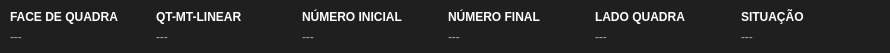
   <widget class="QWidget" name="widgetLocalizacaoImovel_4" native="true">
    <property name="geometry">
     <rect>
      <x>0</x>
      <y>370</y>
      <width>890</width>
      <height>53</height>
     </rect>
    </property>
    <property name="styleSheet">
     <string notr="true">background-color: #1f1f1f;
border-radius: 4px;</string>
    </property>
    <widget class="QWidget" name="horizontalLayoutWidget_8">
     <property name="geometry">
      <rect>
       <x>10</x>
       <y>6</y>
       <width>871</width>
       <height>41</height>
      </rect>
     </property>
     <layout class="QHBoxLayout" name="horizontalLayout_8" stretch="0,0,0,0,0,0">
      <item>
       <layout class="QVBoxLayout" name="verticalLayout_29">
        <property name="spacing">
         <number>0</number>
        </property>
        <item>
         <widget class="QLabel" name="label_32">
          <property name="sizePolicy">
           <sizepolicy hsizetype="Expanding" vsizetype="Preferred">
            <horstretch>0</horstretch>
            <verstretch>0</verstretch>
           </sizepolicy>
          </property>
          <property name="maximumSize">
           <size>
            <width>16777215</width>
            <height>16777215</height>
           </size>
          </property>
          <property name="styleSheet">
           <string notr="true">font-weight: bold;
color: white;</string>
          </property>
          <property name="text">
           <string>FACE DE QUADRA</string>
          </property>
         </widget>
        </item>
        <item>
         <widget class="QLabel" name="labelEnderecoLocalizacaoImovelInscricaoFace">
          <property name="sizePolicy">
           <sizepolicy hsizetype="Expanding" vsizetype="Preferred">
            <horstretch>0</horstretch>
            <verstretch>0</verstretch>
           </sizepolicy>
          </property>
          <property name="maximumSize">
           <size>
            <width>16777215</width>
            <height>16777215</height>
           </size>
          </property>
          <property name="styleSheet">
           <string notr="true">color: #aaa;</string>
          </property>
          <property name="text">
           <string>---</string>
          </property>
         </widget>
        </item>
       </layout>
      </item>
      <item>
       <layout class="QVBoxLayout" name="verticalLayout_30">
        <property name="spacing">
         <number>0</number>
        </property>
        <item>
         <widget class="QLabel" name="label_33">
          <property name="sizePolicy">
           <sizepolicy hsizetype="Expanding" vsizetype="Preferred">
            <horstretch>0</horstretch>
            <verstretch>0</verstretch>
           </sizepolicy>
          </property>
          <property name="maximumSize">
           <size>
            <width>16777215</width>
            <height>16777215</height>
           </size>
          </property>
          <property name="styleSheet">
           <string notr="true">font-weight: bold;
color: white;</string>
          </property>
          <property name="text">
           <string>QT-MT-LINEAR</string>
          </property>
         </widget>
        </item>
        <item>
         <widget class="QLabel" name="labelQtMtLinear">
          <property name="sizePolicy">
           <sizepolicy hsizetype="Expanding" vsizetype="Preferred">
            <horstretch>0</horstretch>
            <verstretch>0</verstretch>
           </sizepolicy>
          </property>
          <property name="maximumSize">
           <size>
            <width>16777215</width>
            <height>16777215</height>
           </size>
          </property>
          <property name="styleSheet">
           <string notr="true">color: #aaa;</string>
          </property>
          <property name="text">
           <string>---</string>
          </property>
         </widget>
        </item>
       </layout>
      </item>
      <item>
       <layout class="QVBoxLayout" name="verticalLayout_31">
        <property name="spacing">
         <number>0</number>
        </property>
        <item>
         <widget class="QLabel" name="label_34">
          <property name="sizePolicy">
           <sizepolicy hsizetype="Expanding" vsizetype="Preferred">
            <horstretch>0</horstretch>
            <verstretch>0</verstretch>
           </sizepolicy>
          </property>
          <property name="maximumSize">
           <size>
            <width>16777215</width>
            <height>16777215</height>
           </size>
          </property>
          <property name="styleSheet">
           <string notr="true">font-weight: bold;
color: white;</string>
          </property>
          <property name="text">
           <string>NÚMERO INICIAL</string>
          </property>
         </widget>
        </item>
        <item>
         <widget class="QLabel" name="labelNumeroInicial">
          <property name="sizePolicy">
           <sizepolicy hsizetype="Expanding" vsizetype="Preferred">
            <horstretch>0</horstretch>
            <verstretch>0</verstretch>
           </sizepolicy>
          </property>
          <property name="maximumSize">
           <size>
            <width>16777215</width>
            <height>16777215</height>
           </size>
          </property>
          <property name="styleSheet">
           <string notr="true">color: #aaa;</string>
          </property>
          <property name="text">
           <string>---</string>
          </property>
         </widget>
        </item>
       </layout>
      </item>
      <item>
       <layout class="QVBoxLayout" name="verticalLayout_32">
        <property name="spacing">
         <number>0</number>
        </property>
        <item>
         <widget class="QLabel" name="label_35">
          <property name="sizePolicy">
           <sizepolicy hsizetype="Expanding" vsizetype="Preferred">
            <horstretch>0</horstretch>
            <verstretch>0</verstretch>
           </sizepolicy>
          </property>
          <property name="maximumSize">
           <size>
            <width>16777215</width>
            <height>16777215</height>
           </size>
          </property>
          <property name="styleSheet">
           <string notr="true">font-weight: bold;
color: white;</string>
          </property>
          <property name="text">
           <string>NÚMERO FINAL</string>
          </property>
         </widget>
        </item>
        <item>
         <widget class="QLabel" name="labelNumeroFinal">
          <property name="sizePolicy">
           <sizepolicy hsizetype="Expanding" vsizetype="Preferred">
            <horstretch>0</horstretch>
            <verstretch>0</verstretch>
           </sizepolicy>
          </property>
          <property name="maximumSize">
           <size>
            <width>16777215</width>
            <height>16777215</height>
           </size>
          </property>
          <property name="styleSheet">
           <string notr="true">color: #aaa;</string>
          </property>
          <property name="text">
           <string>---</string>
          </property>
         </widget>
        </item>
       </layout>
      </item>
      <item>
       <layout class="QVBoxLayout" name="verticalLayout_33">
        <property name="spacing">
         <number>0</number>
        </property>
        <item>
         <widget class="QLabel" name="label_36">
          <property name="sizePolicy">
           <sizepolicy hsizetype="Expanding" vsizetype="Preferred">
            <horstretch>0</horstretch>
            <verstretch>0</verstretch>
           </sizepolicy>
          </property>
          <property name="maximumSize">
           <size>
            <width>16777215</width>
            <height>16777215</height>
           </size>
          </property>
          <property name="styleSheet">
           <string notr="true">font-weight: bold;
color: white;</string>
          </property>
          <property name="text">
           <string>LADO QUADRA</string>
          </property>
         </widget>
        </item>
        <item>
         <widget class="QLabel" name="labelLadoQuadra">
          <property name="sizePolicy">
           <sizepolicy hsizetype="Expanding" vsizetype="Preferred">
            <horstretch>0</horstretch>
            <verstretch>0</verstretch>
           </sizepolicy>
          </property>
          <property name="maximumSize">
           <size>
            <width>16777215</width>
            <height>16777215</height>
           </size>
          </property>
          <property name="styleSheet">
           <string notr="true">color: #aaa;</string>
          </property>
          <property name="text">
           <string>---</string>
          </property>
         </widget>
        </item>
       </layout>
      </item>
      <item>
       <layout class="QVBoxLayout" name="verticalLayout_34">
        <property name="spacing">
         <number>0</number>
        </property>
        <item>
         <widget class="QLabel" name="label_37">
          <property name="sizePolicy">
           <sizepolicy hsizetype="Expanding" vsizetype="Preferred">
            <horstretch>0</horstretch>
            <verstretch>0</verstretch>
           </sizepolicy>
          </property>
          <property name="maximumSize">
           <size>
            <width>16777215</width>
            <height>16777215</height>
           </size>
          </property>
          <property name="styleSheet">
           <string notr="true">font-weight: bold;
color: white;</string>
          </property>
          <property name="text">
           <string>SITUAÇÃO</string>
          </property>
         </widget>
        </item>
        <item>
         <widget class="QLabel" name="labelEnderecoLocalizacaoImovelSituacao">
          <property name="sizePolicy">
           <sizepolicy hsizetype="Expanding" vsizetype="Preferred">
            <horstretch>0</horstretch>
            <verstretch>0</verstretch>
           </sizepolicy>
          </property>
          <property name="maximumSize">
           <size>
            <width>16777215</width>
            <height>16777215</height>
           </size>
          </property>
          <property name="styleSheet">
           <string notr="true">color: #aaa;</string>
          </property>
          <property name="text">
           <string>---</string>
          </property>
         </widget>
        </item>
       </layout>
      </item>
     </layout>
    </widget>
   </widget>
